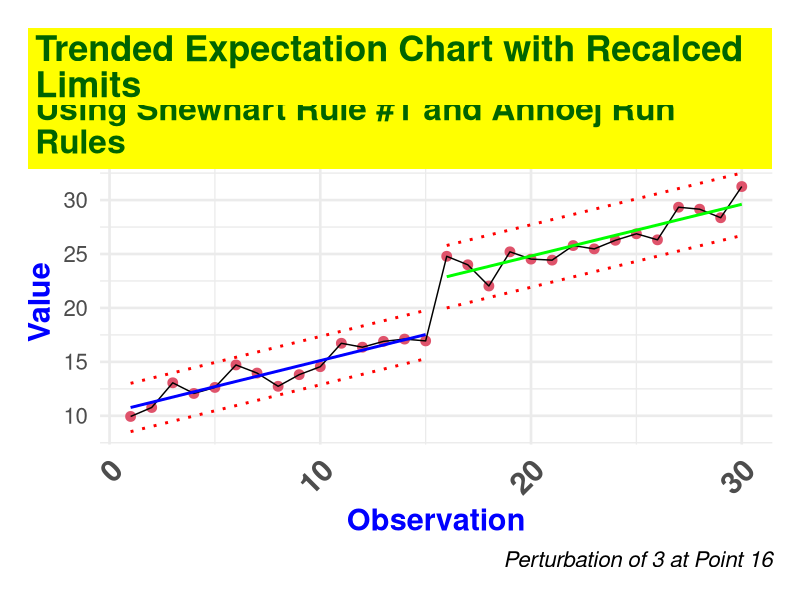

Source code (R):
# Load libraries
# library(tidyverse)

# Set global theme for consistent plots
ggplot2::theme_set(
  ggplot2::theme_minimal(base_size = 20) +
    ggplot2::theme(
      plot.title = ggplot2::element_text(
        face = "bold",
        color = "darkgreen",
        size = 26
      ),
      plot.subtitle = ggplot2::element_text(
        face = "bold",
        color = "darkgreen",
        size = 24
      ),
      plot.caption = ggplot2::element_text(
        face = "italic",
        color = "black",
        size = 16,
        hjust = 1 # 0 = left, 0.5 = center, 1 = right (default)
      ),
      axis.title.x = ggplot2::element_text(
        face = "bold",
        color = "blue",
        size = 22
      ),
      axis.title.y = ggplot2::element_text(
        face = "bold",
        color = "blue",
        size = 22
      ),
      axis.text.x = ggplot2::element_text(
        face = "bold",
        size = 22,
        angle = 45,
        hjust = 1
      ),
      legend.position = "bottom",
      strip.text = ggplot2::element_text(face = "bold"),
      panel.spacing.x = grid::unit(1.5, "cm"),
      panel.spacing.y = grid::unit(1.5, "cm"),
      plot.margin = ggplot2::margin(20, 20, 20, 20, "pt")
    )
)


# Create a toy dataset
set.seed(123)
n <- 30
x <- 1:n
y <- 10 + 0.5 * x + stats::rnorm(n, mean = 0, sd = 1)
data <- data.frame(x = x, y = y)

# Introduce a perturbation to shift the mean higher after point 15
data$y[data$x > 15] <- data$y[data$x > 15] + 5 # Add 15 to the y values after point 15

# Split the data into two segments
data_first_15 <- data[data$x <= 15, ]
data_remaining <- data[data$x > 15, ]

# Fit linear models for each segment
model_first_15 <- stats::lm(y ~ x, data = data_first_15)
model_remaining <- stats::lm(y ~ x, data = data_remaining)

# Calculate standard deviations for each segment
residuals_sd_first_15 <- stats::sd(stats::residuals(model_first_15))
residuals_sd_remaining <- stats::sd(stats::residuals(model_remaining))

# Calculate control limits for each segment
data$centerline_first_15 <- stats::predict(model_first_15, newdata = data)
data$ucl_first_15 <- data$centerline_first_15 +
  3 * (residuals_sd_first_15 / 1.128)
data$lcl_first_15 <- data$centerline_first_15 -
  3 * (residuals_sd_first_15 / 1.128)

data$centerline_remaining <- stats::predict(model_remaining, newdata = data)
data$ucl_remaining <- data$centerline_remaining +
  3 * (residuals_sd_remaining / 1.128)
data$lcl_remaining <- data$centerline_remaining -
  3 * (residuals_sd_remaining / 1.128)

# Set Shewhart Rule #1 boundaries
sigma.signals <- y < data$lcl_first_15 |
  y > data$ucl_first_15 |
  y < data$lcl_remaining |
  y > data$ucl_remaining

# Add check for unusually long runs or unusually few crossings.

# runs analysis
runs <- sign(
  y - ifelse(x <= 15, data$centerline_first_15, data$centerline_remaining)
)
runs <- runs[runs != 0]
runs <- rle(runs)$lengths
n.obs <- sum(runs)
longest.run <- max(runs, na.rm = TRUE)
n.runs <- length(runs)
n.crossings <- n.runs - 1

longest.run.max <- round(log2(n.obs) + 3)
n.crossings.min <- stats::qbinom(.05, n.obs - 1, 0.5)

runs.signal <- longest.run > longest.run.max | n.crossings < n.crossings.min

# Plot a trended control chart
ggplot2::ggplot(data, ggplot2::aes(x = x, y = y)) +
  ggplot2::geom_point(
    ggplot2::aes(x = x, y = y),
    shape = 19,
    size = 3,
    col = sigma.signals + 1
  ) +
  ggplot2::geom_line() +

  # Draw CL, UCL & LCL for the first 15 points
  ggplot2::geom_line(
    ggplot2::aes(y = ifelse(x <= 15, centerline_first_15, NA)),
    color = "blue",
    linetype = "solid",
    linewidth = 1
  ) +
  ggplot2::geom_line(
    ggplot2::aes(y = ifelse(x <= 15, ucl_first_15, NA)),
    color = "red",
    linetype = "dotted",
    linewidth = 1
  ) +
  ggplot2::geom_line(
    ggplot2::aes(y = ifelse(x <= 15, lcl_first_15, NA)),
    color = "red",
    linetype = "dotted",
    linewidth = 1
  ) +

  # Draw CL, UCL & LCL for the remaining points
  ggplot2::geom_line(
    ggplot2::aes(y = ifelse(x > 15, centerline_remaining, NA)),
    color = "green",
    linetype = "solid",
    linewidth = 1
  ) +
  ggplot2::geom_line(
    ggplot2::aes(y = ifelse(x > 15, ucl_remaining, NA)),
    color = "red",
    linetype = "dotted",
    linewidth = 1
  ) +
  ggplot2::geom_line(
    ggplot2::aes(y = ifelse(x > 15, lcl_remaining, NA)),
    color = "red",
    linetype = "dotted",
    linewidth = 1
  ) +

  # Add labels
  ggplot2::labs(
    title = "Trended Expectation Chart with Recalced Limits",
    subtitle = "Using Shewhart Rule #1 and Anhoej Run Rules",
    caption = "Perturbation of 3 at Point 16",
    x = "Observation",
    y = "Value"
  ) +
  ggplot2::theme(
    axis.text.x = ggplot2::element_text(angle = 45, hjust = 1),
    legend.position = "none",
    plot.title.position = "plot",
    plot.title = ggtext::element_textbox_simple(
      color = "darkgreen",
      face = "bold",
      fill = "yellow",
      lineheight = 1.0,
      padding = ggplot2::margin(5.5, 5.5, 0.0, 5.5),
      margin = ggplot2::margin(0, 0, 5.5, 0)
    ),
    plot.subtitle = ggtext::element_textbox_simple(
      color = "darkgreen",
      face = "bold",
      fill = "yellow",
      lineheight = 1.0,
      padding = ggplot2::margin(0.0, 5.5, 5.5, 5.5),
      margin = ggplot2::margin(0, 0, 5.5, 0)
    )
  )
